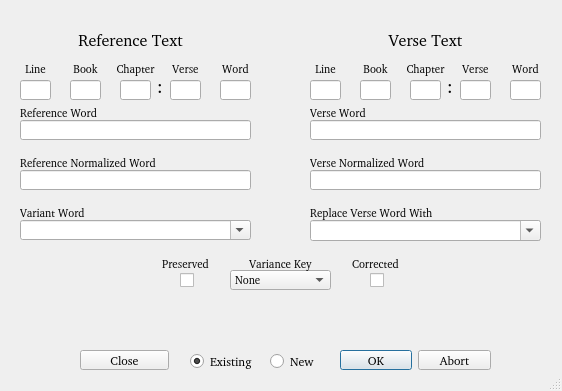
<?xml version="1.0" encoding="UTF-8"?>
<ui version="4.0">
 <class>RecorderDialog</class>
 <widget class="QDialog" name="RecorderDialog">
  <property name="windowModality">
   <enum>Qt::NonModal</enum>
  </property>
  <property name="geometry">
   <rect>
    <x>0</x>
    <y>0</y>
    <width>562</width>
    <height>391</height>
   </rect>
  </property>
  <property name="font">
   <font>
    <family>FROMVS [MAXR]</family>
   </font>
  </property>
  <property name="windowTitle">
   <string>Variant Recorder</string>
  </property>
  <property name="windowIcon">
   <iconset resource="../UI_Icons.qrc">
    <normaloff>:/Icons/Icons/record.png</normaloff>:/Icons/Icons/record.png</iconset>
  </property>
  <property name="sizeGripEnabled">
   <bool>true</bool>
  </property>
  <property name="modal">
   <bool>false</bool>
  </property>
  <widget class="QDialogButtonBox" name="buttonBox">
   <property name="geometry">
    <rect>
     <x>340</x>
     <y>350</y>
     <width>151</width>
     <height>20</height>
    </rect>
   </property>
   <property name="font">
    <font>
     <family>FROMVS [MAXR]</family>
    </font>
   </property>
   <property name="orientation">
    <enum>Qt::Horizontal</enum>
   </property>
   <property name="standardButtons">
    <set>QDialogButtonBox::Abort|QDialogButtonBox::Ok</set>
   </property>
  </widget>
  <widget class="QComboBox" name="VarWordSelCombo">
   <property name="geometry">
    <rect>
     <x>20</x>
     <y>220</y>
     <width>231</width>
     <height>20</height>
    </rect>
   </property>
   <property name="font">
    <font>
     <family>FROMVS [MAXR]</family>
     <pointsize>11</pointsize>
    </font>
   </property>
   <property name="toolTip">
    <string>Select variant word</string>
   </property>
   <property name="editable">
    <bool>true</bool>
   </property>
   <property name="currentText">
    <string/>
   </property>
   <property name="insertPolicy">
    <enum>QComboBox::InsertAtBottom</enum>
   </property>
   <property name="modelColumn">
    <number>0</number>
   </property>
  </widget>
  <widget class="QLabel" name="ReplaceWordlabel">
   <property name="geometry">
    <rect>
     <x>310</x>
     <y>200</y>
     <width>231</width>
     <height>20</height>
    </rect>
   </property>
   <property name="font">
    <font>
     <family>FROMVS [MAXR]</family>
     <pointsize>8</pointsize>
    </font>
   </property>
   <property name="toolTip">
    <string>Select OCR LSTM model</string>
   </property>
   <property name="text">
    <string>Replace Verse Word With</string>
   </property>
   <property name="alignment">
    <set>Qt::AlignBottom|Qt::AlignLeading|Qt::AlignLeft</set>
   </property>
  </widget>
  <widget class="QLabel" name="VarWordlabel">
   <property name="geometry">
    <rect>
     <x>20</x>
     <y>200</y>
     <width>231</width>
     <height>20</height>
    </rect>
   </property>
   <property name="font">
    <font>
     <family>FROMVS [MAXR]</family>
     <pointsize>8</pointsize>
    </font>
   </property>
   <property name="toolTip">
    <string>Variant word</string>
   </property>
   <property name="text">
    <string>Variant Word</string>
   </property>
   <property name="alignment">
    <set>Qt::AlignBottom|Qt::AlignLeading|Qt::AlignLeft</set>
   </property>
  </widget>
  <widget class="QComboBox" name="VariantCodeCombo">
   <property name="geometry">
    <rect>
     <x>230</x>
     <y>270</y>
     <width>101</width>
     <height>20</height>
    </rect>
   </property>
   <property name="font">
    <font>
     <family>FROMVS [MAXR]</family>
     <pointsize>8</pointsize>
    </font>
   </property>
   <property name="toolTip">
    <string>Select variant code</string>
   </property>
   <item>
    <property name="text">
     <string>None</string>
    </property>
   </item>
   <item>
    <property name="text">
     <string>Addition-A</string>
    </property>
   </item>
   <item>
    <property name="text">
     <string>Diacritic-D</string>
    </property>
   </item>
   <item>
    <property name="text">
     <string>RMAC-M</string>
    </property>
   </item>
   <item>
    <property name="text">
     <string>Omission-O</string>
    </property>
   </item>
   <item>
    <property name="text">
     <string>Punctuation-P</string>
    </property>
   </item>
   <item>
    <property name="text">
     <string>Strong's-S</string>
    </property>
   </item>
   <item>
    <property name="text">
     <string>Spelling-X</string>
    </property>
   </item>
   <item>
    <property name="text">
     <string>Spacing-Y</string>
    </property>
   </item>
   <item>
    <property name="text">
     <string>Printing-Z</string>
    </property>
   </item>
   <item>
    <property name="text">
     <string>Translation-T</string>
    </property>
   </item>
  </widget>
  <widget class="QLabel" name="Preservedlabel">
   <property name="geometry">
    <rect>
     <x>160</x>
     <y>250</y>
     <width>51</width>
     <height>21</height>
    </rect>
   </property>
   <property name="font">
    <font>
     <family>FROMVS [MAXR]</family>
     <pointsize>8</pointsize>
     <weight>50</weight>
     <italic>false</italic>
     <bold>false</bold>
    </font>
   </property>
   <property name="toolTip">
    <string>Preserved</string>
   </property>
   <property name="text">
    <string>Preserved</string>
   </property>
   <property name="alignment">
    <set>Qt::AlignBottom|Qt::AlignHCenter</set>
   </property>
  </widget>
  <widget class="QComboBox" name="ReplaceWordSelCombo">
   <property name="geometry">
    <rect>
     <x>310</x>
     <y>220</y>
     <width>231</width>
     <height>21</height>
    </rect>
   </property>
   <property name="font">
    <font>
     <family>FROMVS [MAXR]</family>
     <pointsize>11</pointsize>
    </font>
   </property>
   <property name="toolTip">
    <string>Select replacement word</string>
   </property>
   <property name="editable">
    <bool>true</bool>
   </property>
   <property name="currentText">
    <string/>
   </property>
   <property name="insertPolicy">
    <enum>QComboBox::InsertAtBottom</enum>
   </property>
   <property name="modelColumn">
    <number>0</number>
   </property>
  </widget>
  <widget class="QLabel" name="VariantCodeLabel">
   <property name="geometry">
    <rect>
     <x>230</x>
     <y>250</y>
     <width>101</width>
     <height>21</height>
    </rect>
   </property>
   <property name="font">
    <font>
     <family>FROMVS [MAXR]</family>
     <pointsize>8</pointsize>
    </font>
   </property>
   <property name="text">
    <string>Variance Key</string>
   </property>
   <property name="alignment">
    <set>Qt::AlignBottom|Qt::AlignHCenter</set>
   </property>
  </widget>
  <widget class="QLineEdit" name="RefNormWordlineEdit">
   <property name="geometry">
    <rect>
     <x>20</x>
     <y>170</y>
     <width>231</width>
     <height>20</height>
    </rect>
   </property>
   <property name="font">
    <font>
     <family>FROMVS [MAXR]</family>
    </font>
   </property>
  </widget>
  <widget class="QLineEdit" name="VerseNormWordlineEdit">
   <property name="geometry">
    <rect>
     <x>310</x>
     <y>170</y>
     <width>231</width>
     <height>20</height>
    </rect>
   </property>
   <property name="font">
    <font>
     <family>FROMVS [MAXR]</family>
    </font>
   </property>
  </widget>
  <widget class="QLabel" name="VerseNormWordlabel">
   <property name="geometry">
    <rect>
     <x>310</x>
     <y>150</y>
     <width>231</width>
     <height>20</height>
    </rect>
   </property>
   <property name="font">
    <font>
     <family>FROMVS [MAXR]</family>
     <pointsize>8</pointsize>
    </font>
   </property>
   <property name="toolTip">
    <string>Select OCR LSTM model</string>
   </property>
   <property name="text">
    <string>Verse Normalized Word</string>
   </property>
   <property name="alignment">
    <set>Qt::AlignBottom|Qt::AlignLeading|Qt::AlignLeft</set>
   </property>
  </widget>
  <widget class="QLabel" name="RefNormWordlabel">
   <property name="geometry">
    <rect>
     <x>20</x>
     <y>150</y>
     <width>231</width>
     <height>20</height>
    </rect>
   </property>
   <property name="font">
    <font>
     <family>FROMVS [MAXR]</family>
     <pointsize>8</pointsize>
    </font>
   </property>
   <property name="toolTip">
    <string>Select OCR LSTM model</string>
   </property>
   <property name="text">
    <string>Reference Normalized Word</string>
   </property>
   <property name="alignment">
    <set>Qt::AlignBottom|Qt::AlignLeading|Qt::AlignLeft</set>
   </property>
  </widget>
  <widget class="QLabel" name="RefTextlabel">
   <property name="geometry">
    <rect>
     <x>10</x>
     <y>30</y>
     <width>241</width>
     <height>20</height>
    </rect>
   </property>
   <property name="font">
    <font>
     <family>FROMVS [MAXR]</family>
     <pointsize>12</pointsize>
    </font>
   </property>
   <property name="toolTip">
    <string>Select OCR LSTM model</string>
   </property>
   <property name="text">
    <string>Reference Text</string>
   </property>
   <property name="alignment">
    <set>Qt::AlignHCenter|Qt::AlignTop</set>
   </property>
  </widget>
  <widget class="QLineEdit" name="RefWordNumlineEdit">
   <property name="geometry">
    <rect>
     <x>220</x>
     <y>80</y>
     <width>31</width>
     <height>20</height>
    </rect>
   </property>
   <property name="font">
    <font>
     <family>FROMVS [MAXR]</family>
    </font>
   </property>
  </widget>
  <widget class="QLineEdit" name="VerseWordNumlineEdit">
   <property name="geometry">
    <rect>
     <x>510</x>
     <y>80</y>
     <width>31</width>
     <height>20</height>
    </rect>
   </property>
   <property name="font">
    <font>
     <family>FROMVS [MAXR]</family>
    </font>
   </property>
  </widget>
  <widget class="QLabel" name="RefWordNumlabel">
   <property name="geometry">
    <rect>
     <x>220</x>
     <y>60</y>
     <width>31</width>
     <height>16</height>
    </rect>
   </property>
   <property name="font">
    <font>
     <family>FROMVS [MAXR]</family>
     <pointsize>8</pointsize>
    </font>
   </property>
   <property name="toolTip">
    <string>Select OCR LSTM model</string>
   </property>
   <property name="text">
    <string>Word</string>
   </property>
   <property name="alignment">
    <set>Qt::AlignBottom|Qt::AlignHCenter</set>
   </property>
  </widget>
  <widget class="QLabel" name="VerseTextlabel">
   <property name="geometry">
    <rect>
     <x>310</x>
     <y>30</y>
     <width>231</width>
     <height>20</height>
    </rect>
   </property>
   <property name="font">
    <font>
     <family>FROMVS [MAXR]</family>
     <pointsize>12</pointsize>
    </font>
   </property>
   <property name="toolTip">
    <string>Select OCR LSTM model</string>
   </property>
   <property name="text">
    <string>Verse Text</string>
   </property>
   <property name="alignment">
    <set>Qt::AlignHCenter|Qt::AlignTop</set>
   </property>
  </widget>
  <widget class="QLabel" name="Refcolon">
   <property name="geometry">
    <rect>
     <x>150</x>
     <y>70</y>
     <width>20</width>
     <height>31</height>
    </rect>
   </property>
   <property name="font">
    <font>
     <family>FROMVS</family>
     <pointsize>14</pointsize>
     <weight>50</weight>
     <italic>false</italic>
     <bold>false</bold>
    </font>
   </property>
   <property name="text">
    <string>:</string>
   </property>
   <property name="alignment">
    <set>Qt::AlignCenter</set>
   </property>
  </widget>
  <widget class="QLineEdit" name="RefBooklineEdit">
   <property name="geometry">
    <rect>
     <x>70</x>
     <y>80</y>
     <width>31</width>
     <height>20</height>
    </rect>
   </property>
   <property name="font">
    <font>
     <family>FROMVS [MAXR]</family>
    </font>
   </property>
  </widget>
  <widget class="QLineEdit" name="RefChapterlineEdit">
   <property name="geometry">
    <rect>
     <x>120</x>
     <y>80</y>
     <width>31</width>
     <height>20</height>
    </rect>
   </property>
   <property name="font">
    <font>
     <family>FROMVS [MAXR]</family>
    </font>
   </property>
  </widget>
  <widget class="QLineEdit" name="RefVerselineEdit">
   <property name="geometry">
    <rect>
     <x>170</x>
     <y>80</y>
     <width>31</width>
     <height>20</height>
    </rect>
   </property>
   <property name="font">
    <font>
     <family>FROMVS [MAXR]</family>
    </font>
   </property>
  </widget>
  <widget class="QLineEdit" name="RefLinelineEdit">
   <property name="geometry">
    <rect>
     <x>20</x>
     <y>80</y>
     <width>31</width>
     <height>20</height>
    </rect>
   </property>
   <property name="font">
    <font>
     <family>FROMVS [MAXR]</family>
    </font>
   </property>
  </widget>
  <widget class="QLabel" name="RefLinelabel">
   <property name="geometry">
    <rect>
     <x>20</x>
     <y>60</y>
     <width>31</width>
     <height>16</height>
    </rect>
   </property>
   <property name="font">
    <font>
     <family>FROMVS [MAXR]</family>
     <pointsize>8</pointsize>
    </font>
   </property>
   <property name="text">
    <string>Line</string>
   </property>
   <property name="alignment">
    <set>Qt::AlignBottom|Qt::AlignHCenter</set>
   </property>
  </widget>
  <widget class="QLabel" name="RefVerselabel">
   <property name="geometry">
    <rect>
     <x>170</x>
     <y>60</y>
     <width>31</width>
     <height>16</height>
    </rect>
   </property>
   <property name="font">
    <font>
     <family>FROMVS [MAXR]</family>
     <pointsize>8</pointsize>
    </font>
   </property>
   <property name="text">
    <string>Verse</string>
   </property>
   <property name="alignment">
    <set>Qt::AlignBottom|Qt::AlignHCenter</set>
   </property>
  </widget>
  <widget class="QLabel" name="RefBooklabel">
   <property name="geometry">
    <rect>
     <x>70</x>
     <y>60</y>
     <width>31</width>
     <height>16</height>
    </rect>
   </property>
   <property name="font">
    <font>
     <family>FROMVS [MAXR]</family>
     <pointsize>8</pointsize>
    </font>
   </property>
   <property name="text">
    <string>Book</string>
   </property>
   <property name="alignment">
    <set>Qt::AlignBottom|Qt::AlignHCenter</set>
   </property>
  </widget>
  <widget class="QLabel" name="RefChapterlabel">
   <property name="geometry">
    <rect>
     <x>110</x>
     <y>60</y>
     <width>51</width>
     <height>16</height>
    </rect>
   </property>
   <property name="font">
    <font>
     <family>FROMVS [MAXR]</family>
     <pointsize>8</pointsize>
    </font>
   </property>
   <property name="text">
    <string>Chapter</string>
   </property>
   <property name="alignment">
    <set>Qt::AlignBottom|Qt::AlignHCenter</set>
   </property>
  </widget>
  <widget class="QLineEdit" name="VerseChapterlineEdit">
   <property name="geometry">
    <rect>
     <x>410</x>
     <y>80</y>
     <width>31</width>
     <height>20</height>
    </rect>
   </property>
   <property name="font">
    <font>
     <family>FROMVS [MAXR]</family>
    </font>
   </property>
  </widget>
  <widget class="QLabel" name="VerseBooklabel">
   <property name="geometry">
    <rect>
     <x>360</x>
     <y>60</y>
     <width>31</width>
     <height>16</height>
    </rect>
   </property>
   <property name="font">
    <font>
     <family>FROMVS [MAXR]</family>
     <pointsize>8</pointsize>
    </font>
   </property>
   <property name="text">
    <string>Book</string>
   </property>
   <property name="alignment">
    <set>Qt::AlignBottom|Qt::AlignHCenter</set>
   </property>
  </widget>
  <widget class="QLineEdit" name="VerseLinelineEdit">
   <property name="geometry">
    <rect>
     <x>310</x>
     <y>80</y>
     <width>31</width>
     <height>20</height>
    </rect>
   </property>
   <property name="font">
    <font>
     <family>FROMVS [MAXR]</family>
    </font>
   </property>
  </widget>
  <widget class="QLineEdit" name="VerseVerselineEdit">
   <property name="geometry">
    <rect>
     <x>460</x>
     <y>80</y>
     <width>31</width>
     <height>20</height>
    </rect>
   </property>
   <property name="font">
    <font>
     <family>FROMVS [MAXR]</family>
    </font>
   </property>
  </widget>
  <widget class="QLineEdit" name="VerseBooklineEdit">
   <property name="geometry">
    <rect>
     <x>360</x>
     <y>80</y>
     <width>31</width>
     <height>20</height>
    </rect>
   </property>
   <property name="font">
    <font>
     <family>FROMVS [MAXR]</family>
    </font>
   </property>
  </widget>
  <widget class="QLabel" name="VersChapterlabel">
   <property name="geometry">
    <rect>
     <x>400</x>
     <y>60</y>
     <width>51</width>
     <height>16</height>
    </rect>
   </property>
   <property name="font">
    <font>
     <family>FROMVS [MAXR]</family>
     <pointsize>8</pointsize>
    </font>
   </property>
   <property name="text">
    <string>Chapter</string>
   </property>
   <property name="alignment">
    <set>Qt::AlignBottom|Qt::AlignHCenter</set>
   </property>
  </widget>
  <widget class="QLabel" name="VerseVerselabel">
   <property name="geometry">
    <rect>
     <x>460</x>
     <y>60</y>
     <width>31</width>
     <height>16</height>
    </rect>
   </property>
   <property name="font">
    <font>
     <family>FROMVS [MAXR]</family>
     <pointsize>8</pointsize>
    </font>
   </property>
   <property name="text">
    <string>Verse</string>
   </property>
   <property name="alignment">
    <set>Qt::AlignBottom|Qt::AlignHCenter</set>
   </property>
  </widget>
  <widget class="QLabel" name="Versecolon">
   <property name="geometry">
    <rect>
     <x>440</x>
     <y>70</y>
     <width>20</width>
     <height>31</height>
    </rect>
   </property>
   <property name="font">
    <font>
     <family>FROMVS</family>
     <pointsize>14</pointsize>
     <weight>50</weight>
     <italic>false</italic>
     <bold>false</bold>
    </font>
   </property>
   <property name="text">
    <string>:</string>
   </property>
   <property name="alignment">
    <set>Qt::AlignCenter</set>
   </property>
  </widget>
  <widget class="QLabel" name="VerseLinelabel">
   <property name="geometry">
    <rect>
     <x>310</x>
     <y>60</y>
     <width>31</width>
     <height>16</height>
    </rect>
   </property>
   <property name="font">
    <font>
     <family>FROMVS [MAXR]</family>
     <pointsize>8</pointsize>
    </font>
   </property>
   <property name="text">
    <string>Line</string>
   </property>
   <property name="alignment">
    <set>Qt::AlignBottom|Qt::AlignHCenter</set>
   </property>
  </widget>
  <widget class="QLabel" name="VerseWordNumlabel">
   <property name="geometry">
    <rect>
     <x>510</x>
     <y>60</y>
     <width>31</width>
     <height>16</height>
    </rect>
   </property>
   <property name="font">
    <font>
     <family>FROMVS [MAXR]</family>
     <pointsize>8</pointsize>
    </font>
   </property>
   <property name="toolTip">
    <string>Select OCR LSTM model</string>
   </property>
   <property name="text">
    <string>Word</string>
   </property>
   <property name="alignment">
    <set>Qt::AlignBottom|Qt::AlignHCenter</set>
   </property>
  </widget>
  <widget class="QLabel" name="Correctedlabel">
   <property name="geometry">
    <rect>
     <x>350</x>
     <y>250</y>
     <width>51</width>
     <height>21</height>
    </rect>
   </property>
   <property name="font">
    <font>
     <family>FROMVS [MAXR]</family>
     <pointsize>8</pointsize>
     <weight>50</weight>
     <italic>false</italic>
     <bold>false</bold>
    </font>
   </property>
   <property name="toolTip">
    <string>Preserved</string>
   </property>
   <property name="text">
    <string>Corrected</string>
   </property>
   <property name="alignment">
    <set>Qt::AlignBottom|Qt::AlignHCenter</set>
   </property>
  </widget>
  <widget class="QLineEdit" name="RefWordlineEdit">
   <property name="geometry">
    <rect>
     <x>20</x>
     <y>120</y>
     <width>231</width>
     <height>20</height>
    </rect>
   </property>
   <property name="font">
    <font>
     <family>FROMVS [MAXR]</family>
    </font>
   </property>
  </widget>
  <widget class="QLineEdit" name="VerseWordlineEdit">
   <property name="geometry">
    <rect>
     <x>310</x>
     <y>120</y>
     <width>231</width>
     <height>20</height>
    </rect>
   </property>
   <property name="font">
    <font>
     <family>FROMVS [MAXR]</family>
    </font>
   </property>
  </widget>
  <widget class="QLabel" name="VerseWordlabel">
   <property name="geometry">
    <rect>
     <x>310</x>
     <y>100</y>
     <width>231</width>
     <height>20</height>
    </rect>
   </property>
   <property name="font">
    <font>
     <family>FROMVS [MAXR]</family>
     <pointsize>8</pointsize>
    </font>
   </property>
   <property name="toolTip">
    <string>Select OCR LSTM model</string>
   </property>
   <property name="text">
    <string>Verse Word</string>
   </property>
   <property name="alignment">
    <set>Qt::AlignBottom|Qt::AlignLeading|Qt::AlignLeft</set>
   </property>
  </widget>
  <widget class="QLabel" name="RefWordlabel">
   <property name="geometry">
    <rect>
     <x>20</x>
     <y>100</y>
     <width>231</width>
     <height>20</height>
    </rect>
   </property>
   <property name="font">
    <font>
     <family>FROMVS [MAXR]</family>
     <pointsize>8</pointsize>
    </font>
   </property>
   <property name="toolTip">
    <string>Select OCR LSTM model</string>
   </property>
   <property name="text">
    <string>Reference Word</string>
   </property>
   <property name="alignment">
    <set>Qt::AlignBottom|Qt::AlignLeading|Qt::AlignLeft</set>
   </property>
  </widget>
  <widget class="QCheckBox" name="PreservedcheckBox">
   <property name="geometry">
    <rect>
     <x>180</x>
     <y>270</y>
     <width>16</width>
     <height>21</height>
    </rect>
   </property>
   <property name="text">
    <string/>
   </property>
  </widget>
  <widget class="QCheckBox" name="CorrectedcheckBox">
   <property name="geometry">
    <rect>
     <x>370</x>
     <y>270</y>
     <width>16</width>
     <height>21</height>
    </rect>
   </property>
   <property name="text">
    <string/>
   </property>
  </widget>
  <widget class="QRadioButton" name="ExistingradioButton">
   <property name="geometry">
    <rect>
     <x>190</x>
     <y>350</y>
     <width>71</width>
     <height>23</height>
    </rect>
   </property>
   <property name="text">
    <string>Existing</string>
   </property>
   <property name="checked">
    <bool>true</bool>
   </property>
  </widget>
  <widget class="QRadioButton" name="NewradioButton">
   <property name="geometry">
    <rect>
     <x>270</x>
     <y>350</y>
     <width>51</width>
     <height>23</height>
    </rect>
   </property>
   <property name="text">
    <string>New</string>
   </property>
   <property name="checked">
    <bool>false</bool>
   </property>
  </widget>
  <widget class="QPushButton" name="ClosepushButton">
   <property name="geometry">
    <rect>
     <x>80</x>
     <y>350</y>
     <width>89</width>
     <height>20</height>
    </rect>
   </property>
   <property name="text">
    <string>Close</string>
   </property>
   <property name="icon">
    <iconset resource="../UI_Icons.qrc">
     <normaloff>:/Icons/Icons/cross.png</normaloff>:/Icons/Icons/cross.png</iconset>
   </property>
  </widget>
 </widget>
 <resources>
  <include location="../UI_Icons.qrc"/>
 </resources>
 <connections>
  <connection>
   <sender>buttonBox</sender>
   <signal>accepted()</signal>
   <receiver>RecorderDialog</receiver>
   <slot>accept()</slot>
   <hints>
    <hint type="sourcelabel">
     <x>248</x>
     <y>254</y>
    </hint>
    <hint type="destinationlabel">
     <x>157</x>
     <y>274</y>
    </hint>
   </hints>
  </connection>
  <connection>
   <sender>buttonBox</sender>
   <signal>rejected()</signal>
   <receiver>RecorderDialog</receiver>
   <slot>reject()</slot>
   <hints>
    <hint type="sourcelabel">
     <x>316</x>
     <y>260</y>
    </hint>
    <hint type="destinationlabel">
     <x>286</x>
     <y>274</y>
    </hint>
   </hints>
  </connection>
 </connections>
</ui>
